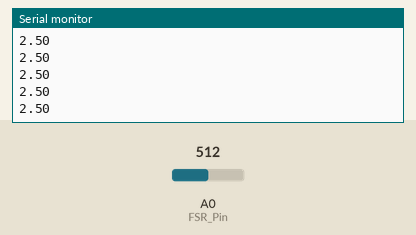
A sketch run on a simulated Arduino Uno, built with avr-gcc and run on an emulated ATmega328P. Parts: the last lines printed to the serial monitor. Inputs (shaded band) come from the test bench; at power-on: A0 (FSR_Pin) = 512.

Above: at 1.2 s.
1.3 s: A0 (FSR_Pin) set to 716
At 1.68 s:
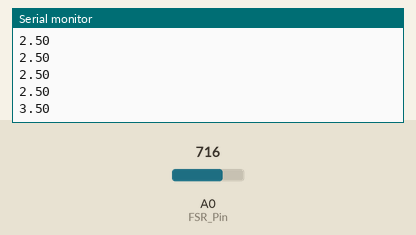
2.8 s: A0 (FSR_Pin) set to 900
At 2.94 s:
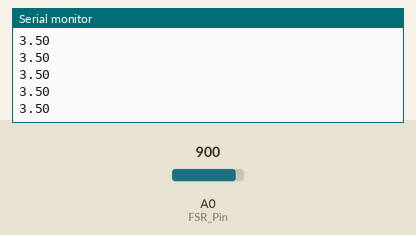
Timing chart, 0 to 5.8 s (numbered marks = the images above; inputs shaded):
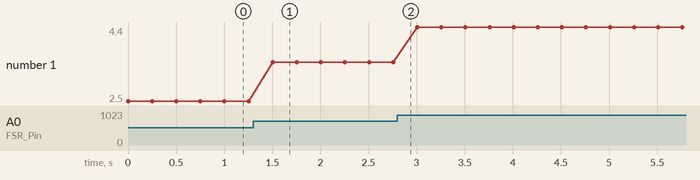

The sketch:

sketch_feb20a.ino
```cpp
//From the article: http://bildr.org/2012/11/force-sensitive-resistor-arduino

int FSR_Pin = A0; //analog pin 0

void setup(){
  Serial.begin(9600);
}

void loop(){
  float FSRReading = analogRead(FSR_Pin)*(5.0/1023.0);
  //float voltage = FSRReading*(5.0/1023.0);

  Serial.println(FSRReading);
  //Serial.println(voltage);
  delay(250); //just here to slow down the output for easier reading
}
```

Measured:
- after the input at 1.3 s, the serial monitor: prints a new line after 0.20 s (image 1)
- plotted number 1: 2.5 → 3.5 after the input at 1.3 s, 3.5 → 4.4 after the input at 2.8 s
